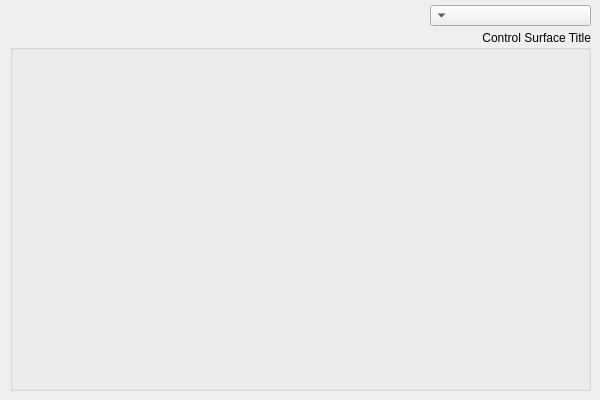
<?xml version="1.0" encoding="UTF-8"?>
<ui version="4.0">
 <class>qpd_MainWindow</class>
 <widget class="QMainWindow" name="qpd_MainWindow">
  <property name="enabled">
   <bool>true</bool>
  </property>
  <property name="geometry">
   <rect>
    <x>0</x>
    <y>0</y>
    <width>600</width>
    <height>400</height>
   </rect>
  </property>
  <property name="minimumSize">
   <size>
    <width>0</width>
    <height>0</height>
   </size>
  </property>
  <property name="contextMenuPolicy">
   <enum>Qt::NoContextMenu</enum>
  </property>
  <property name="windowTitle">
   <string>Qt Pure Data interface</string>
  </property>
  <property name="toolTip">
   <string notr="true"/>
  </property>
  <property name="statusTip">
   <string notr="true"/>
  </property>
  <property name="whatsThis">
   <string notr="true"/>
  </property>
  <widget class="QWidget" name="centralWidget">
   <widget class="qpd_basic" name="_qpd_basic">
    <property name="enabled">
     <bool>true</bool>
    </property>
    <property name="geometry">
     <rect>
      <x>0</x>
      <y>0</y>
      <width>320</width>
      <height>40</height>
     </rect>
    </property>
    <property name="sizePolicy">
     <sizepolicy hsizetype="Fixed" vsizetype="Fixed">
      <horstretch>0</horstretch>
      <verstretch>0</verstretch>
     </sizepolicy>
    </property>
    <property name="cursor">
     <cursorShape>PointingHandCursor</cursorShape>
    </property>
   </widget>
   <widget class="QGroupBox" name="groupBox">
    <property name="geometry">
     <rect>
      <x>10</x>
      <y>30</y>
      <width>581</width>
      <height>361</height>
     </rect>
    </property>
    <property name="cursor">
     <cursorShape>ArrowCursor</cursorShape>
    </property>
    <property name="title">
     <string>Control Surface Title</string>
    </property>
    <property name="alignment">
     <set>Qt::AlignRight|Qt::AlignTop|Qt::AlignTrailing</set>
    </property>
    <property name="flat">
     <bool>false</bool>
    </property>
    <property name="checkable">
     <bool>false</bool>
    </property>
   </widget>
   <widget class="QComboBox" name="comboBox">
    <property name="geometry">
     <rect>
      <x>430</x>
      <y>5</y>
      <width>161</width>
      <height>21</height>
     </rect>
    </property>
    <property name="layoutDirection">
     <enum>Qt::RightToLeft</enum>
    </property>
   </widget>
  </widget>
 </widget>
 <layoutdefault spacing="6" margin="11"/>
 <customwidgets>
  <customwidget>
   <class>qpd_basic</class>
   <extends>QWidget</extends>
   <header>qpd_basic.h</header>
  </customwidget>
 </customwidgets>
 <resources/>
 <connections>
  <connection>
   <sender>qpd_MainWindow</sender>
   <signal>_qpd_new(QString)</signal>
   <receiver>_qpd_basic</receiver>
   <slot>qpd_tcp_w(QString)</slot>
   <hints>
    <hint type="sourcelabel">
     <x>299</x>
     <y>199</y>
    </hint>
    <hint type="destinationlabel">
     <x>176</x>
     <y>59</y>
    </hint>
   </hints>
  </connection>
 </connections>
 <slots>
  <signal>_qpd_new(QString)</signal>
  <slot>_qpd_set(QString)</slot>
 </slots>
</ui>
